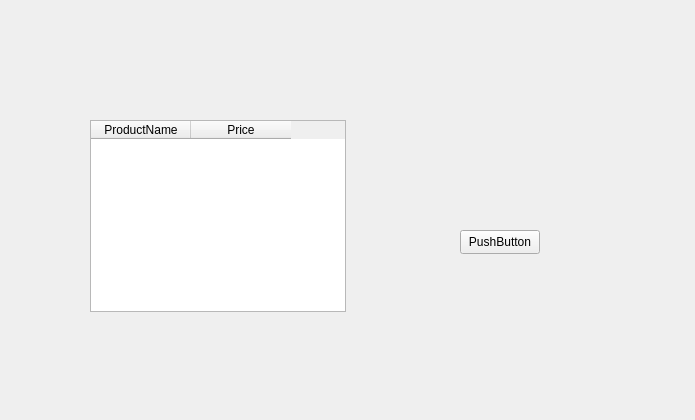
<?xml version="1.0" encoding="UTF-8"?>
<ui version="4.0">
 <class>Form</class>
 <widget class="QWidget" name="Form">
  <property name="geometry">
   <rect>
    <x>0</x>
    <y>0</y>
    <width>695</width>
    <height>420</height>
   </rect>
  </property>
  <property name="windowTitle">
   <string>Form</string>
  </property>
  <widget class="QTableWidget" name="tableWidget">
   <property name="geometry">
    <rect>
     <x>90</x>
     <y>120</y>
     <width>256</width>
     <height>192</height>
    </rect>
   </property>
   <column>
    <property name="text">
     <string>ProductName</string>
    </property>
   </column>
   <column>
    <property name="text">
     <string>Price</string>
    </property>
   </column>
  </widget>
  <widget class="QLabel" name="label">
   <property name="geometry">
    <rect>
     <x>90</x>
     <y>320</y>
     <width>251</width>
     <height>41</height>
    </rect>
   </property>
   <property name="styleSheet">
    <string notr="true">color: rgb(0, 0, 0);</string>
   </property>
   <property name="text">
    <string/>
   </property>
  </widget>
  <widget class="QPushButton" name="pushButton">
   <property name="geometry">
    <rect>
     <x>460</x>
     <y>230</y>
     <width>80</width>
     <height>24</height>
    </rect>
   </property>
   <property name="text">
    <string>PushButton</string>
   </property>
  </widget>
 </widget>
 <resources/>
 <connections/>
</ui>
